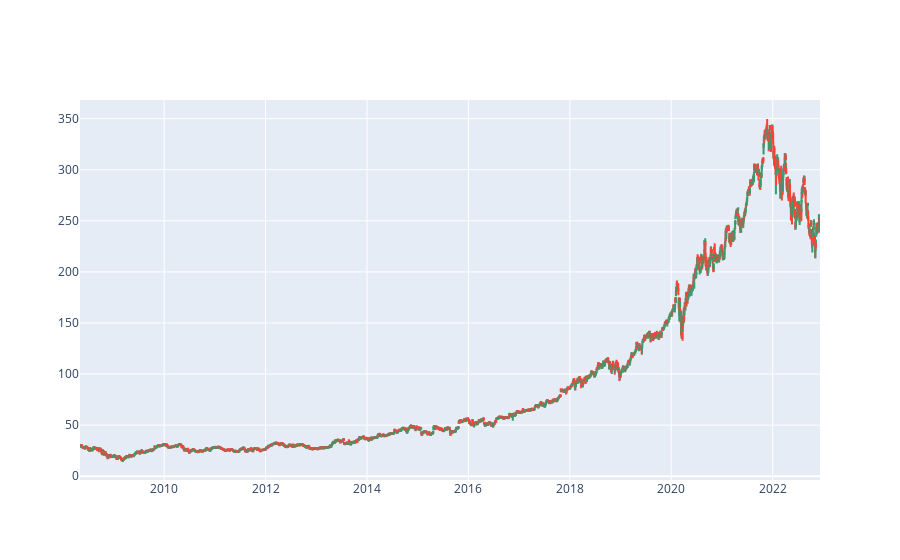

The code cell stored with this chart in its notebook:
### Markdown cell above
# CandleStick

### Code cell
import plotly.graph_objects as go

"""
def yearlyStockCandleStick(year):
    df['date'] = df['date'].astype(str)
    mask = df['date'].str.startswith(year)
    df_filtered = df.loc[mask].copy()
    df_filtered = change_granularity_to_day(df_filtered)
    date = df_filtered['date']
    open = df_filtered['open']
    high = df_filtered['high']
    low = df_filtered['low']
    close = df_filtered['close']
   
    return date, open, high, low, close, df_filtered


    
def drawStockCandleStick(year, period_average):
    date, open, high, low, close, df_filtered = yearlyStockCandleStick(year)
    
    window_size = period_average
    moving_average = close.rolling(window=window_size, min_periods=1).mean()
    df_filtered.loc[close > moving_average,'trend'] = 'Up'
    df_filtered.loc[close < moving_average,'trend'] = 'Down'
    fig = go.Figure(data=[go.Candlestick(x=date,
                                         open=open,
                                         high=high,
                                         low=low,
                                         close=close)])
    
    fig.add_trace(go.Scatter(x=date, y=moving_average, name=f'Moving Average ({window_size} days)'))
    
    fig.update_layout(xaxis_rangeslider_visible=False)
    fig.show()
    return df_filtered


df_filtered = drawStockCandleStick('2022',20)
print(df_filtered)
"""

df_filtered = change_granularity_to_day(df)
#df_filtered = df_filtered[(df_filtered['date'] >= pd.to_datetime('2009-01-10'))&(df_filtered['date'] <= pd.to_datetime('2009-01-20'))]
window_size = 20
moving_average = df_filtered['close'].rolling(window=window_size, min_periods=1).mean()
df_filtered.loc[df_filtered['close'] > moving_average,'trend'] = 'Up'
df_filtered.loc[df_filtered['close'] < moving_average,'trend'] = 'Down'
print(df_filtered)
cnd = go.Candlestick(x=df_filtered['date'],open=df_filtered['open'],high=df_filtered['high'],low=df_filtered['low'],close=df_filtered['close'])
fig = go.Figure(data = [cnd])
fig.update_layout(xaxis_rangeslider_visible=False)
fig.show()

### Figure 1 — Plotly figure (JSON) as saved in the notebook; plotly's stock layout.template omitted (floating-point values rounded to 4 significant figures; data arrays with more than 128 entries replaced by an {"elided": "..."} marker saying what was removed)
{"data": [{"close": {"elided": "3675 float values"}, "high": {"elided": "3675 float values"}, "low": {"elided": "3675 float values"}, "open": {"elided": "3675 float values"}, "type": "candlestick", "x": {"elided": "3675 str values"}}], "layout": {"xaxis": {"rangeslider": {"visible": false}}}}
